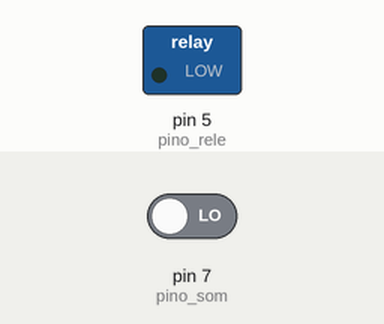
The sketch below on a simulated Arduino Uno, built with avr-gcc and run on an emulated ATmega328P. Shown: switched loads named in the sketch (green lamp = pin HIGH). The test bench sets the inputs (shaded band); at power-on: pin 7 (pino_som) LOW.

Above: at 1.2 s.
1.3 s: pin 7 (pino_som) driven HIGH
At 3.1 s:
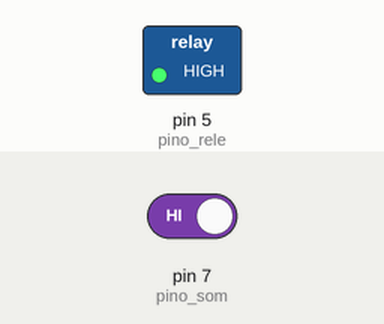
4.3 s: pin 7 (pino_som) driven LOW
At 5.3 s:
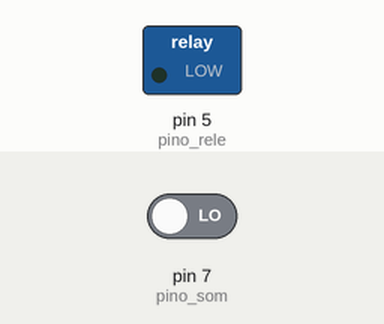
Timing chart, 0 to 7.3 s (numbered marks = the images above; inputs shaded):
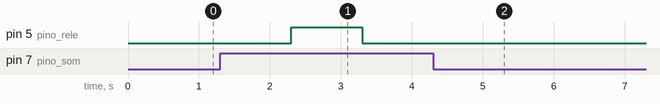

The sketch:

acenderluz.ino
```cpp
int pino_som = 7; //Define o pino que será utilizado para o sensor de som
int pino_rele = 5;     //E o que será utilizado para o rele
boolean rele = HIGH; // Define um booleano para poder usar a operacao NAO

void setup() {
  pinMode(pino_som, INPUT); //Coloca o pino do sensor de som como entrada
  pinMode(pino_rele, OUTPUT);   // E o do rele como saida
}

void loop() {
  int som = digitalRead(pino_som); //Verifica se a saida do sensor esta ativa

   if(som){ // Se o som estiver alto
    rele = !rele; //Operacao NAO: Se estiver LOW, passa pra HIGH. Se estiver HIGH passa para LOW
    digitalWrite(pino_rele, rele); // Manda o valor da variavel para o rele
    delay(1000); // Aguarda 1 segundo para não ficar ligando e desligando sem parar
   }
}
```

Measured:
- after the input at 1.3 s, pin 5 (pino_rele): LOW → HIGH after 1.0 s, → LOW 1.0 s later
- after the input at 4.3 s, pin 5 (pino_rele): stops changing and stays LOW
